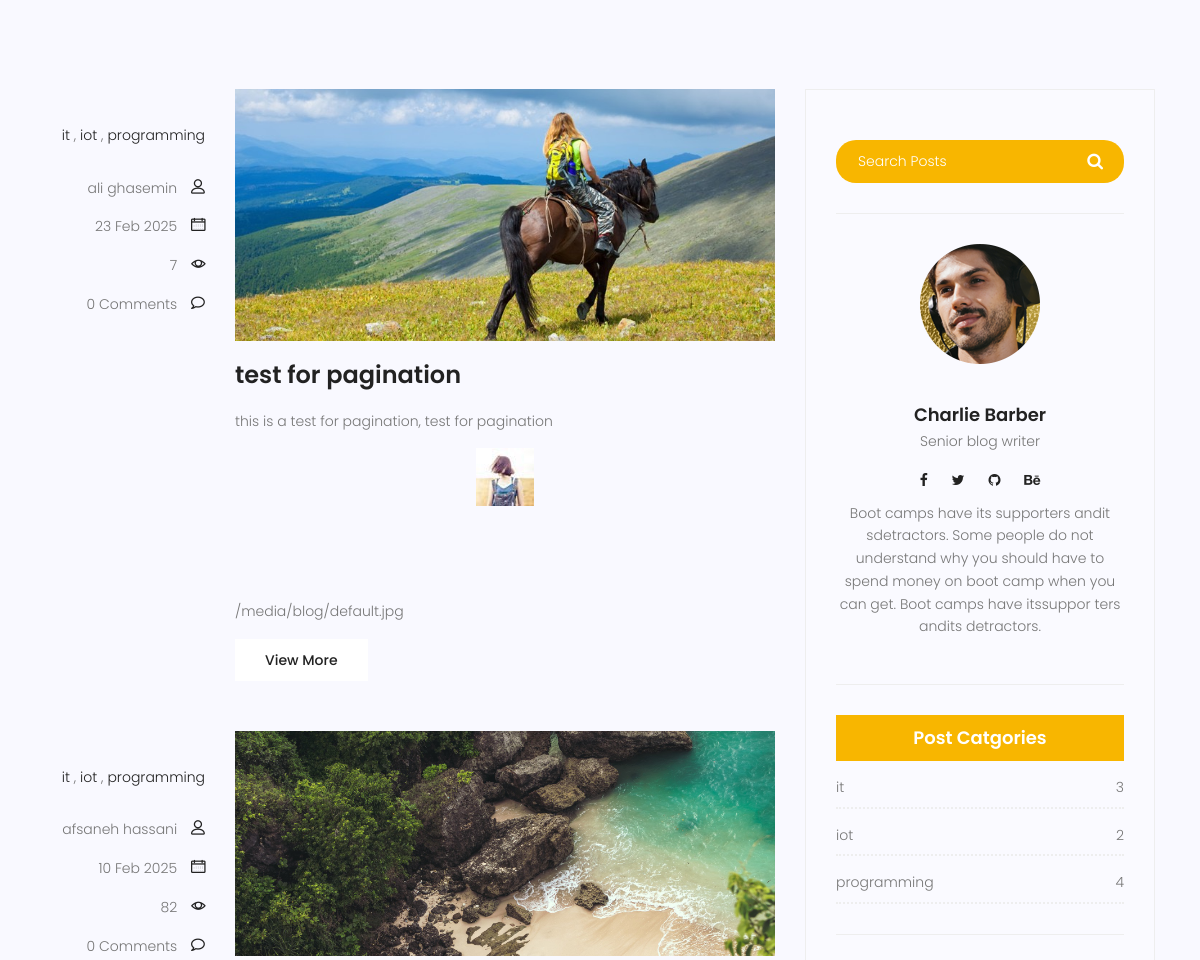
The page /blog/ (middle part) on the database as committed earlier.
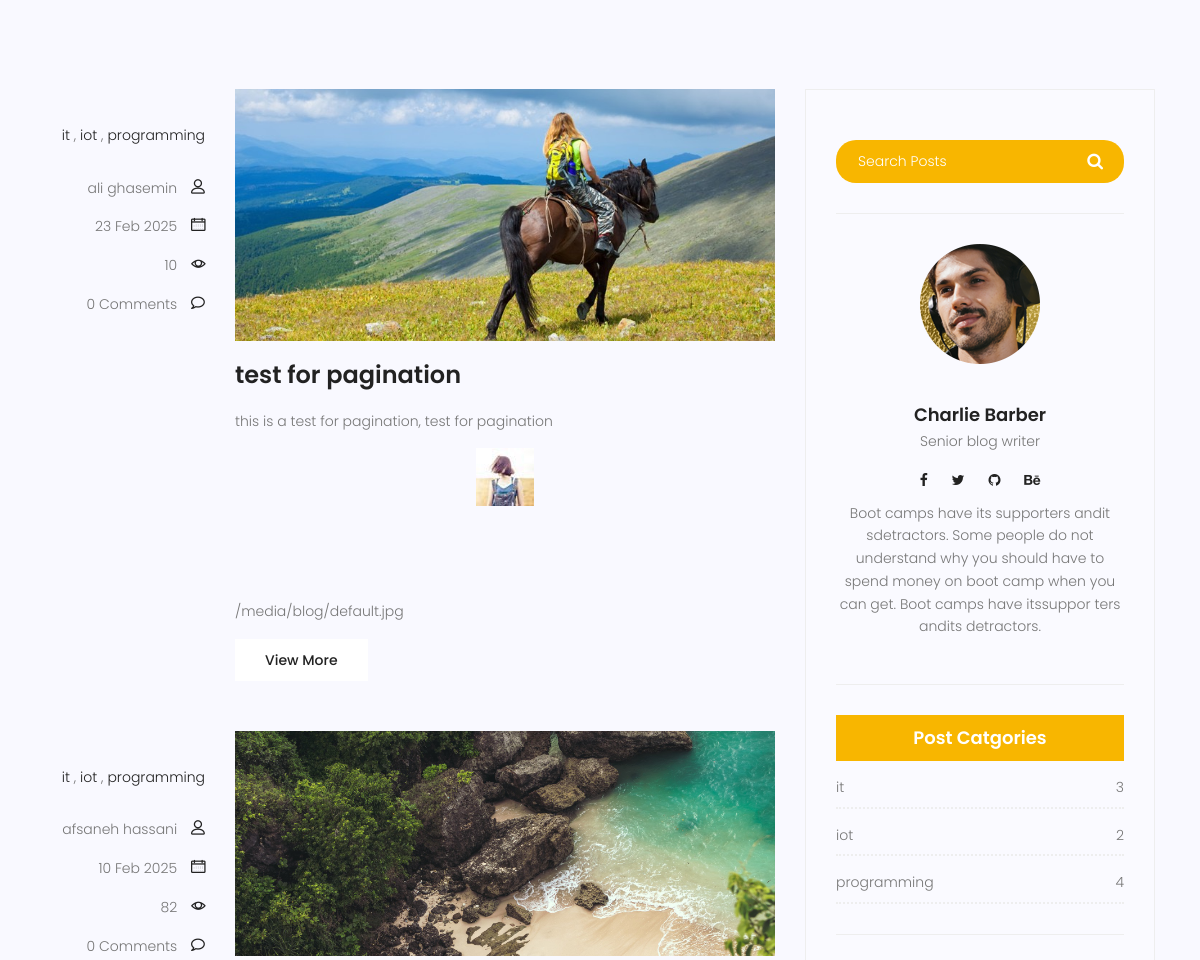
The same page on the database as committed later.
### blog/models.py (models this page shows, shortened)
class Post(models.Model):
    image=models.ImageField(upload_to='blog/',default='blog/default.jpg')
    author=models.ForeignKey(User,on_delete=models.SET_NULL,null=True)
    title=models.CharField(max_length=255)
    content=models.TextField()
    tags=TaggableManager()
    category=models.ManyToManyField(Category)
    counted_view=models.IntegerField(default=0)
    status=models.BooleanField(default=False)
    published_date=models.DateTimeField(null=True)
    created_date=models.DateTimeField(auto_now_add=True)
    updated_date=models.DateTimeField(auto_now=True)
    class Meta:
        ordering=['-created_date']

### blog/views.py (the view)
# urls.py: path('', blog_view, name='index'),
def blog_view(request,**kwargs):
    posts=Post.objects.filter(published_date__lte=timezone.now(),status=1)
    if kwargs.get('cat_name')!=None:
        posts=posts.filter(category__name=kwargs['cat_name'])
    if kwargs.get('author_username')!=None:
        posts=posts.filter(author__username=kwargs['author_username'])
    if kwargs.get('tag_name')!=None:
        posts=posts.filter(tags__name__in=[kwargs['tag_name']])
    posts=Paginator(posts,3)
    try:
        page_number=request.GET.get('page')
        posts=posts.get_page(page_number)
    except PageNotAnInteger:
        posts=posts.get_page(1)
    except EmptyPage:
        posts=posts.get_page(1)
    context={'posts': posts}
    return render(request,'blog/blog-home.html',context)

### blog/models.py (called while the page is built)
    def __str__(self):
        return self.name

### blog/templatetags/blog-tags.py (called while the page is built)
@register.simple_tag(name='comments_count')
def function(pid):
    return Comment.objects.filter(post=pid, approved=True).count()

@register.inclusion_tag('blog/blog-post-categories.html')
def postcategories():
    posts=Post.objects.filter(status=1)
    categories=Category.objects.all()
    cat_dict={}
    for name in categories:
        cat_dict[name]=posts.filter(category=name).count()
    return {'categories':cat_dict}

### templates/blog/blog-home.html (shortened to what this page needs)
{% extends 'base.html' %}
{% load static %}
{% load blog-tags %}
{% block content %}
  <section class="top-category-widget-area pt-90 pb-90">
  </section>
  <section class="post-content-area">
    <div class="container">
      <div class="row">
        <div class="col-lg-8 posts-list">
          {%for post in posts%}
          <div class="single-post row">
            <div class="col-lg-3 col-md-3 meta-details">
              <ul class="tags">
                {%for cat in post.category.all%}
                <li> <a href='{% url 'blog:category' cat_name=cat.name %}'> {{cat.name}}</a> {%if not forloop.last %},{% endif %}</li>
                {%endfor%}
              </ul>
              <div class="user-details row">
                <p class="user-name col-lg-12 col-md-12 col-6">
                  <a href="{%url 'blog:author' author_username=post.author.username%}">{{post.author.get_full_name}}</a> <span class="lnr lnr-user"></span>
                </p>
                <p class="date col-lg-12 col-md-12 col-6">
                  <a href="#">{{post.published_date|date:'d M Y'}}</a> <span class="lnr lnr-calendar-full"></span>
                </p>
                <p class="view col-lg-12 col-md-12 col-6">
                  <a href="#">{{post.counted_view}}</a> <span class="lnr lnr-eye"></span>
                </p>
                <p class="comments col-lg-12 col-md-12 col-6">
                  <a href="#">{% comments_count post.id %} Comments</a> <span class="lnr lnr-bubble"></span>
                </p>
              </div>
            </div>
            <div class="col-lg-9 col-md-9">
              <div class="feature-img">
                <img class="img-fluid" src="{{post.image.url}}" alt="" />
              </div>
              <a class="posts-title" href={% url 'blog:single' pid=post.id %}><h3>{{post.title}}</h3></a>
              <p class="excert">{{post.content|truncatewords:20|safe}}
                {{post.image.url}}
              </p>
              <a href={% url 'blog:single' pid=post.id %} class="primary-btn">View More</a>
            </div>
          </div>
          {%endfor%}
        </div>
        <div class="col-lg-4 sidebar-widgets">
          <div class="widget-wrap">
            {%include 'blog/blog-search.html'%}
            {%include 'blog/blog-writer.html'%}
            {% postcategories %}
          </div>
        </div>
      </div>
    </div>
  </section>
{% endblock %}

Rows that differ between the two databases and show on the page:
changed Post "test for pagination": counted_view "7" → "10"
